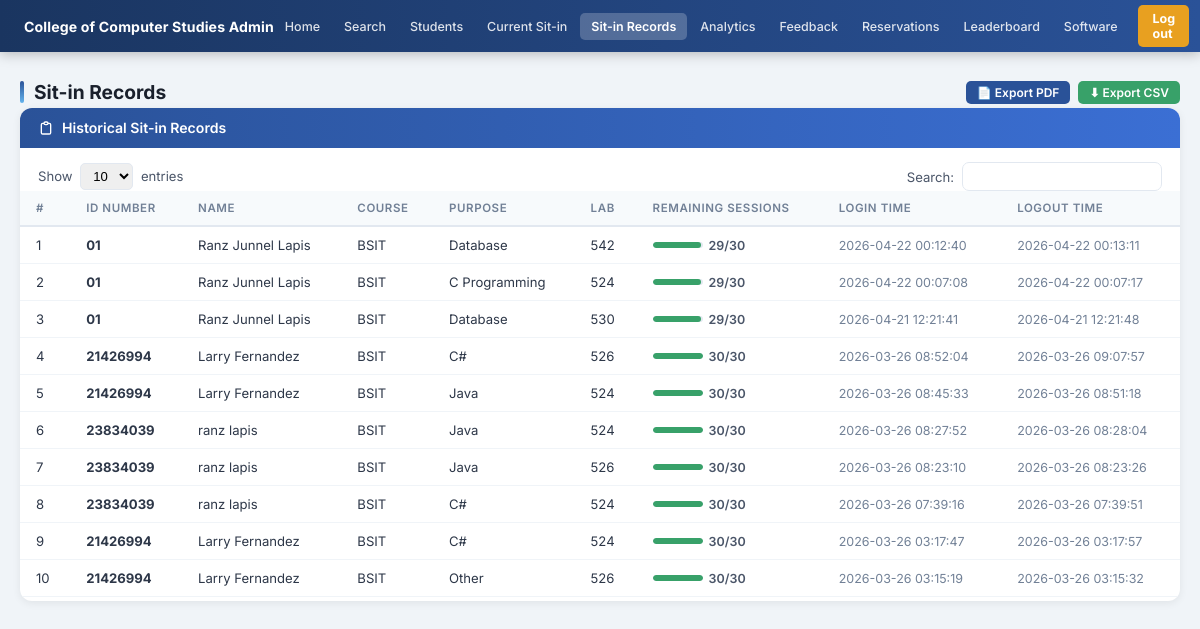
/admin/sitin_records (signed in), run on the app's committed database.
### tables this page shows
CREATE TABLE sit_in_records (
            id          INTEGER PRIMARY KEY AUTOINCREMENT,
            idno        VARCHAR(20) NOT NULL,
            purpose     VARCHAR(100) NOT NULL,
            lab         VARCHAR(20)  NOT NULL,
            login_time  TIMESTAMP NOT NULL,
            logout_time TIMESTAMP DEFAULT CURRENT_TIMESTAMP,
            FOREIGN KEY (idno) REFERENCES students(idno)
        );

CREATE TABLE students (
            id             INTEGER PRIMARY KEY AUTOINCREMENT,
            idno           VARCHAR(20)  UNIQUE NOT NULL,
            lastname       VARCHAR(50)  NOT NULL,
            firstname      VARCHAR(50)  NOT NULL,
            middlename     VARCHAR(50),
            course         VARCHAR(20)  NOT NULL,
            level          VARCHAR(5)   NOT NULL,
            email          VARCHAR(100) UNIQUE NOT NULL,
            address        TEXT,
            password       VARCHAR(255) NOT NULL,
            image_filename VARCHAR(255),
            remaining_session INTEGER DEFAULT 30,
            created_at     TIMESTAMP DEFAULT CURRENT_TIMESTAMP
        , profile_image TEXT, points INTEGER DEFAULT 0);

### app.py (the view)
@app.route('/admin/sitin_records')
def sitin_records():
    r = admin_required()
    if r: return r
    records  = get_sitin_records()
    students = get_all_students()
    return render_template('sitin_records.html', records=records, students=students)

### app.py (called while the page is built)
def is_logged_in():
    return 'student_id' in session

def is_admin():
    return session.get('role') == 'admin'

def admin_required():
    if not is_logged_in() or not is_admin():
        flash('Admin access required.', 'error')
        return redirect(url_for('login'))

### dbhelper.py (called while the page is built)
def connect():
    base_path = os.path.dirname(os.path.abspath(__file__))
    db_path   = os.path.join(base_path, "sysarch.db")
    conn      = sqlite3.connect(db_path)
    conn.row_factory = sqlite3.Row
    return conn

def get_all_students():
    conn = connect()
    cur  = conn.cursor()
    cur.execute("SELECT * FROM students ORDER BY lastname, firstname")
    rows = cur.fetchall()
    conn.close()
    return rows

def get_sitin_records():
    conn = connect()
    cur  = conn.cursor()
    cur.execute('''
        SELECT r.id, r.idno, st.firstname, st.lastname, st.course, st.level,
               r.purpose, r.lab, r.login_time, r.logout_time
        FROM sit_in_records r
        JOIN students st ON r.idno = st.idno
        ORDER BY r.logout_time DESC
    ''')
    rows = cur.fetchall()
    conn.close()
    return rows

### templates/sitin_records.html (shortened to what this page needs)
<!DOCTYPE html>
<html lang="en">
<head>
  <link rel="stylesheet" href="{{ url_for('static', filename='css/admin.css') }}">
</head>
<body>
{% from 'macros.html' import admin_nav %}
{{ admin_nav('records') }}
<div class="admin-page">
  <div style="display:flex;align-items:center;justify-content:space-between;flex-wrap:wrap;gap:10px;margin-bottom:4px;">
    <div class="page-heading" style="margin:0;">Sit-in Records</div>
    <div style="display:flex;gap:8px;">
      <a href="{{ url_for('export_pdf') }}" class="btn btn-primary btn-sm" target="_blank">📄 Export PDF</a>
      <a href="{{ url_for('export_csv') }}" class="btn btn-success btn-sm">⬇ Export CSV</a>
    </div>
  </div>
  <div class="card">
    <div class="card-header">
      <svg width="16" height="16" fill="none" viewBox="0 0 24 24" stroke="currentColor"><path stroke-linecap="round" stroke-linejoin="round" stroke-width="2" d="M9 5H7a2 2 0 00-2 2v12a2 2 0 002 2h10a2 2 0 002-2V7a2 2 0 00-2-2h-2M9 5a2 2 0 002 2h2a2 2 0 002-2M9 5a2 2 0 012-2h2a2 2 0 012 2"/></svg>
      Historical Sit-in Records
    </div>
    <div class="table-toolbar">
      <div class="entries-select">Show <select><option>10</option><option>25</option><option>50</option></select> entries</div>
      <div style="display:flex;align-items:center;gap:8px;font-size:0.82rem;color:#4a5568;">
        Search: <input type="text" id="tableSearch" oninput="searchTable(this.value)" class="table-search-input"/>
      </div>
    </div>
    <div class="table-wrap">
      <table class="data-table" id="recordsTable">
        <thead>
          <tr><th>#</th><th>ID Number</th><th>Name</th><th>Course</th><th>Purpose</th><th>Lab</th><th>Remaining Sessions</th><th>Login Time</th><th>Logout Time</th></tr>
        </thead>
        <tbody>
          {% for r in records %}
          <tr>
            <td>{{ loop.index }}</td>
            <td><strong>{{ r.idno }}</strong></td>
            <td>{{ r.firstname }} {{ r.lastname }}</td>
            <td>{{ r.course }}</td>
            <td>{{ r.purpose }}</td>
            <td>{{ r.lab }}</td>
            <td>
              {% set student = namespace(sess=None) %}
              {% for s in students if s.idno == r.idno %}
                {% set student.sess = s.remaining_session %}
              {% endfor %}
              {% if student.sess is not none %}
                <div style="display:flex;align-items:center;gap:6px;">
                  <div style="width:50px;background:#e2e8f0;border-radius:4px;height:6px;overflow:hidden;">
                    <div style="width:{{ (student.sess/30*100)|int }}%;height:100%;background:{% if student.sess > 15 %}#38a169{% elif student.sess > 5 %}#d69e2e{% else %}#e53e3e{% endif %};border-radius:4px;"></div>
                  </div>
                  <span style="font-size:0.78rem;color:#4a5568;font-weight:600;">{{ student.sess }}/30</span>
                </div>
              {% else %}—{% endif %}
            </td>
            <td style="color:#718096;font-size:0.78rem;">{{ r.login_time }}</td>
            <td style="color:#718096;font-size:0.78rem;">{{ r.logout_time }}</td>
          </tr>
          {% else %}
          <tr><td colspan="9" class="no-data-cell">No records found.</td></tr>
          {% endfor %}
        </tbody>
      </table>
    </div>
  </div>
</div>
</body>
</html>

### static/css/admin.css (style rules this page uses)
*, *::before, *::after { box-sizing: border-box; margin: 0; padding: 0; }
body { font-family: 'Inter', sans-serif; background: #f0f4f8; color: #1a202c; font-size: 0.875rem; min-height: 100vh; }
a { text-decoration: none; }
.admin-page { max-width: 1200px; margin: 28px auto; padding: 0 20px; }
.page-heading { font-size: 1.2rem; font-weight: 700; color: #1a202c; margin-bottom: 20px; display: flex; align-items: center; gap: 10px; }
.page-heading::before { content: ''; display: block; width: 4px; height: 22px; background: linear-gradient(180deg, #2a5298, #63b3ed); border-radius: 2px; }
.card { background: #fff; border-radius: 12px; overflow: hidden; box-shadow: 0 2px 8px rgba(0,0,0,0.07); margin-bottom: 22px; }
.card-header { display: flex; align-items: center; gap: 8px; background: linear-gradient(90deg, #2a5298, #3b6fd4); color: #fff; padding: 12px 18px; font-size: 0.88rem; font-weight: 600; line-height: 1; }
.card-header svg { width: 16px !important; height: 16px !important; min-width: 16px; max-width: 16px; flex-shrink: 0; }
.btn { display: inline-flex; align-items: center; gap: 5px; padding: 8px 18px; border-radius: 7px; border: none; font-size: 0.82rem; font-weight: 600; font-family: 'Inter', sans-serif; cursor: pointer; transition: all 0.15s; }
.btn-primary { background: #2a5298; color: #fff; }
.btn-success { background: #38a169; color: #fff; }
.btn-sm { padding: 4px 11px; font-size: 0.75rem; border-radius: 5px; }
.table-toolbar { display: flex; align-items: center; justify-content: space-between; padding: 14px 18px 0; gap: 10px; flex-wrap: wrap; }
.table-search-input { border: 1.5px solid #e2e8f0; border-radius: 7px; padding: 6px 12px; font-size: 0.82rem; outline: none; transition: border 0.15s; width: 200px; }
.entries-select { font-size: 0.82rem; color: #4a5568; }
.entries-select select { border: 1.5px solid #e2e8f0; border-radius: 5px; padding: 4px 8px; font-size: 0.82rem; margin: 0 4px; }
.table-wrap { padding: 0 0 4px; overflow-x: auto; }
.data-table { width: 100%; border-collapse: collapse; font-size: 0.82rem; }
.data-table thead tr { background: #f7fafc; }
.data-table th { font-weight: 600; color: #718096; padding: 10px 16px; text-align: left; border-bottom: 2px solid #e2e8f0; font-size: 0.72rem; text-transform: uppercase; letter-spacing: 0.05em; }
.data-table td { padding: 10px 16px; border-bottom: 1px solid #f0f4f8; color: #2d3748; }
.data-table tbody tr { transition: background 0.1s; }

### data on the page
sit_in_records: idno "01", firstname "Ranz Junnel", lastname "Lapis", course "BSIT", purpose "Database", lab "542", {{ (student.sess/30*100)|int }} 96 (drawn), sess "29", login_time "2026-04-22 00:12:40", logout_time "2026-04-22 00:13:11"
sit_in_records: idno "01", firstname "Ranz Junnel", lastname "Lapis", course "BSIT", purpose "C Programming", lab "524", {{ (student.sess/30*100)|int }} 96 (drawn), sess "29", login_time "2026-04-22 00:07:08", logout_time "2026-04-22 00:07:17"
sit_in_records: idno "01", firstname "Ranz Junnel", lastname "Lapis", course "BSIT", purpose "Database", lab "530", {{ (student.sess/30*100)|int }} 96 (drawn), sess "29", login_time "2026-04-21 12:21:41", logout_time "2026-04-21 12:21:48"
sit_in_records: idno "21426994", firstname "Larry", lastname "Fernandez", course "BSIT", purpose "C#", lab "526", {{ (student.sess/30*100)|int }} 100 (drawn), sess "30", login_time "2026-03-26 08:52:04", logout_time "2026-03-26 09:07:57"
sit_in_records: idno "21426994", firstname "Larry", lastname "Fernandez", course "BSIT", purpose "Java", lab "524", {{ (student.sess/30*100)|int }} 100 (drawn), sess "30", login_time "2026-03-26 08:45:33", logout_time "2026-03-26 08:51:18"
sit_in_records: idno "23834039", firstname "ranz", lastname "lapis", course "BSIT", purpose "Java", lab "524", {{ (student.sess/30*100)|int }} 100 (drawn), sess "30", login_time "2026-03-26 08:27:52", logout_time "2026-03-26 08:28:04"
sit_in_records: idno "23834039", firstname "ranz", lastname "lapis", course "BSIT", purpose "Java", lab "526", {{ (student.sess/30*100)|int }} 100 (drawn), sess "30", login_time "2026-03-26 08:23:10", logout_time "2026-03-26 08:23:26"
sit_in_records: idno "23834039", firstname "ranz", lastname "lapis", course "BSIT", purpose "C#", lab "524", {{ (student.sess/30*100)|int }} 100 (drawn), sess "30", login_time "2026-03-26 07:39:16", logout_time "2026-03-26 07:39:51"
sit_in_records: idno "21426994", firstname "Larry", lastname "Fernandez", course "BSIT", purpose "C#", lab "524", {{ (student.sess/30*100)|int }} 100 (drawn), sess "30", login_time "2026-03-26 03:17:47", logout_time "2026-03-26 03:17:57"
sit_in_records: idno "21426994", firstname "Larry", lastname "Fernandez", course "BSIT", purpose "Other", lab "526", {{ (student.sess/30*100)|int }} 100 (drawn), sess "30", login_time "2026-03-26 03:15:19", logout_time "2026-03-26 03:15:32"
